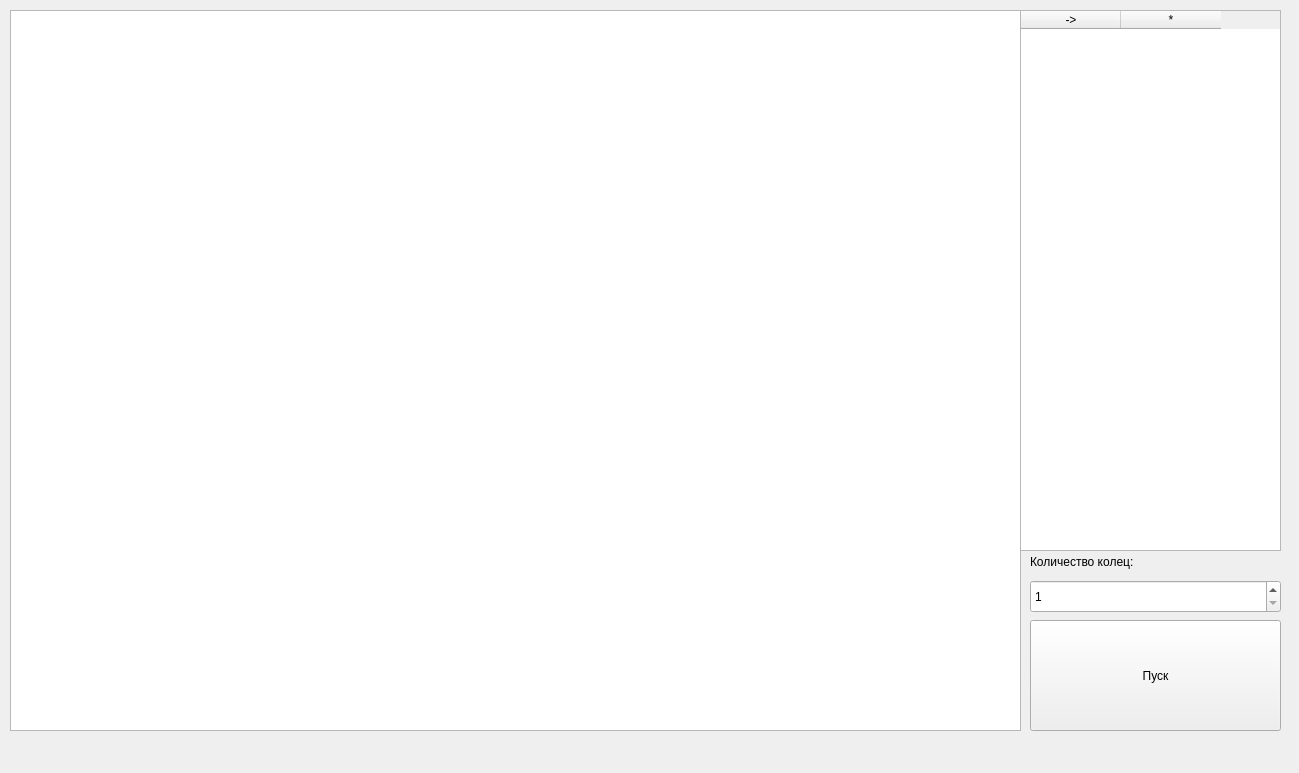
<?xml version="1.0" encoding="UTF-8"?>
<ui version="4.0">
 <class>MainWindow</class>
 <widget class="QMainWindow" name="MainWindow">
  <property name="geometry">
   <rect>
    <x>0</x>
    <y>0</y>
    <width>1299</width>
    <height>773</height>
   </rect>
  </property>
  <property name="windowTitle">
   <string>Widget</string>
  </property>
  <widget class="QWidget" name="gridLayoutWidget_2">
   <widget class="QLabel" name="label">
    <property name="geometry">
     <rect>
      <x>1030</x>
      <y>550</y>
      <width>184</width>
      <height>24</height>
     </rect>
    </property>
    <property name="text">
     <string>Количество колец:</string>
    </property>
   </widget>
   <widget class="QTableWidget" name="tableWidget">
    <property name="geometry">
     <rect>
      <x>1020</x>
      <y>10</y>
      <width>261</width>
      <height>541</height>
     </rect>
    </property>
    <column>
     <property name="text">
      <string>-&gt;</string>
     </property>
    </column>
    <column>
     <property name="text">
      <string>*</string>
     </property>
    </column>
   </widget>
   <widget class="QPushButton" name="pushButton">
    <property name="geometry">
     <rect>
      <x>1030</x>
      <y>620</y>
      <width>251</width>
      <height>111</height>
     </rect>
    </property>
    <property name="text">
     <string>Пуск</string>
    </property>
   </widget>
   <widget class="QSpinBox" name="spinBox">
    <property name="geometry">
     <rect>
      <x>1030</x>
      <y>580</y>
      <width>251</width>
      <height>33</height>
     </rect>
    </property>
    <property name="minimum">
     <number>1</number>
    </property>
    <property name="maximum">
     <number>10</number>
    </property>
   </widget>
   <widget class="QGraphicsView" name="graphicsView">
    <property name="geometry">
     <rect>
      <x>10</x>
      <y>10</y>
      <width>1011</width>
      <height>721</height>
     </rect>
    </property>
   </widget>
  </widget>
 </widget>
 <resources/>
 <connections/>
</ui>
